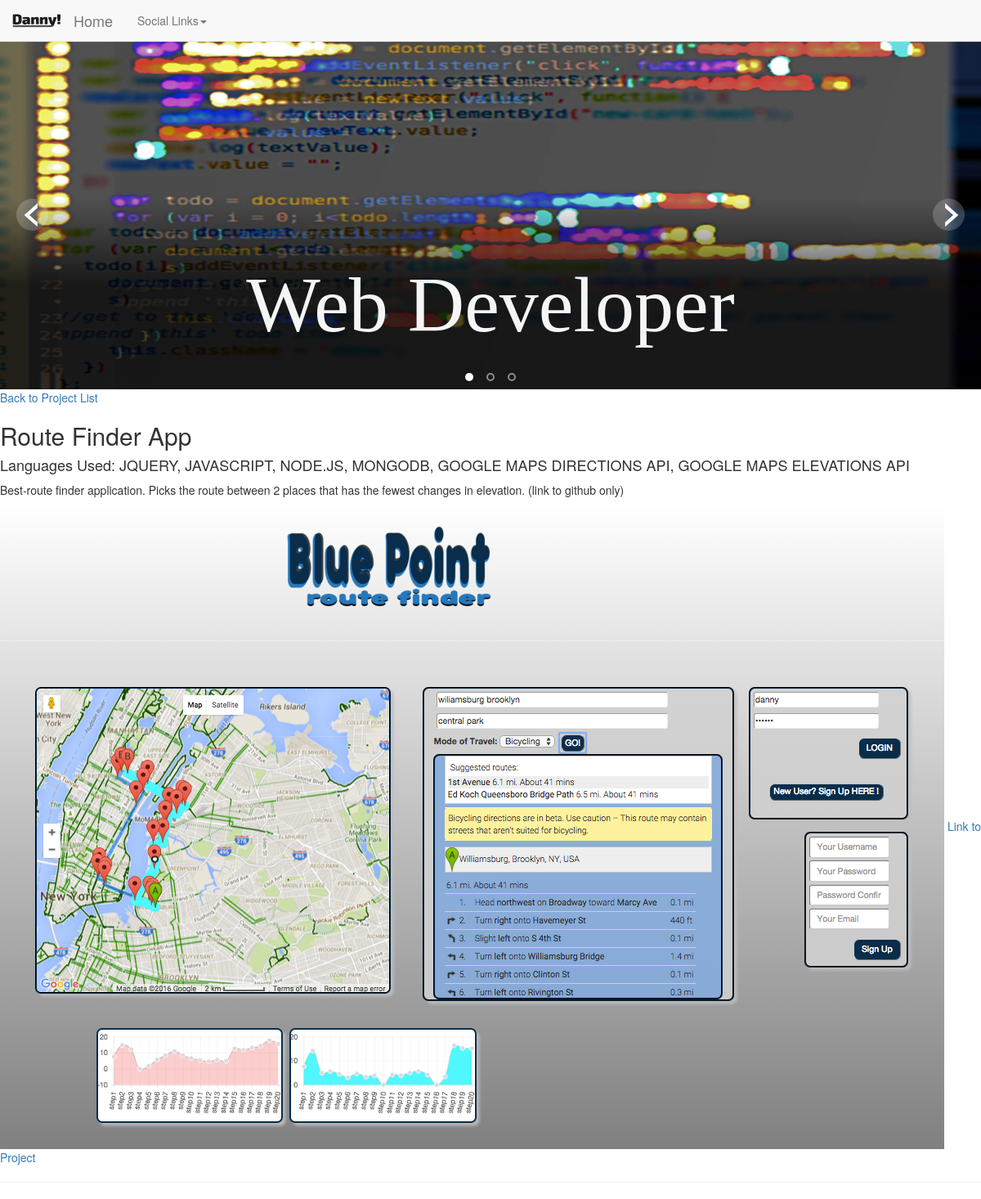
The app's page /project/3/ with its own data.
### personalapp/models.py (models this page shows)
class Project(models.Model):
    title = models.CharField(max_length=200)
    languages = models.TextField()
    description = models.TextField()
    project_url = models.URLField(max_length=2000, null=True, blank=True)
    image = models.ImageField(upload_to='images/', null=True, blank=True)

### personalapp/views.py (the view)
# urls.py: url(r'^project/(?P<id>\d+)/', views.project_detail, name='project_detail'),
def project_detail(request, id):
    try:
        project = Project.objects.get(id=id)
    except Project.DoesNotExist:
        raise Http404('This project does not exist')
    return render(request, 'projects/project_detail.html', {
        'project': project,
    })

### personaldjango/templates/projects/project_detail.html
{% extends "base.html" %}
{% block content %}
    <a href="{% url 'index' %}">Back to Project List</a>
    <h2>{{ project.title|capfirst }}</h2>
    <h4>Languages Used: {{project.languages|upper}}</h4>
    <p>{{ project.description }}</p>
    <img src="{{ project.image.url }}" alt="project {{project.id}} picture">
    <a href="{{ project.project_url}}">Link to Project</a>
    <hr class="featurette-divider">
{% endblock %}

### personaldjango/static/main.css (style rules this page uses)
body { margin: 0px; padding: 0px; }

### records on screen
Project: title "Route Finder App", languages "JQUERY, JAVASCRIPT, NODE.JS, MONGODB, GOOGLE MAPS DIRECTIONS API, GOOGLE MAPS ELEVATIONS API", description "Best-route finder application. Picks the route between 2 places that has the fewest changes in elevation. (link to github only)", image (picture)
